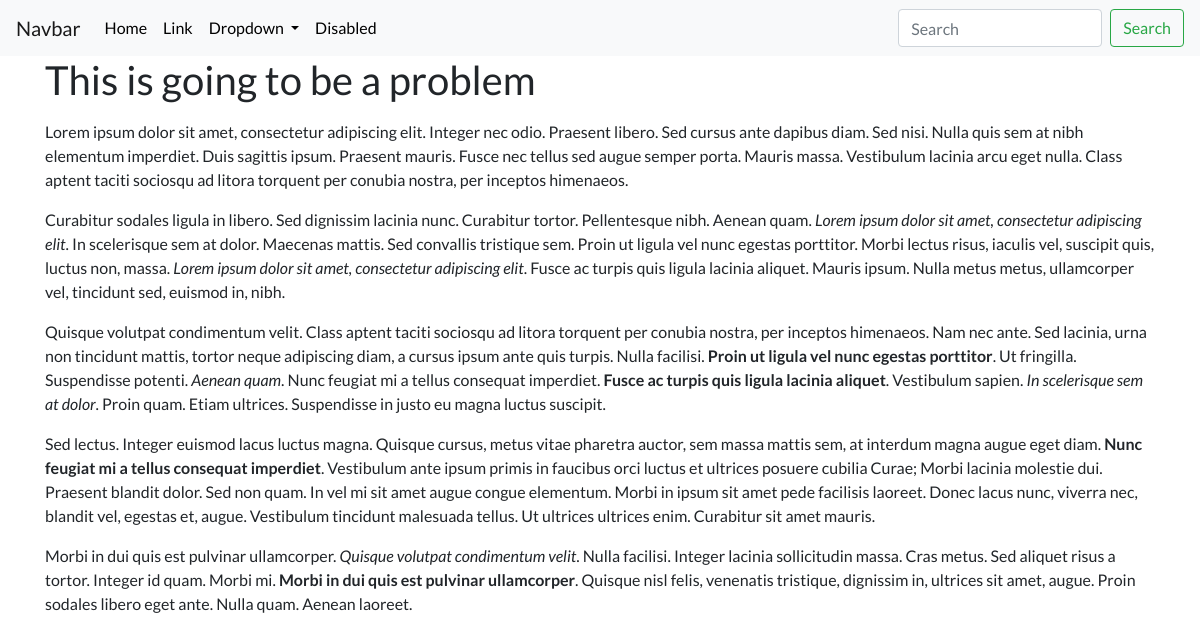
Page /blog/3/ on the committed database.
### blog/models.py (models this page shows, shortened)
class Blog(models.Model):
    title = models.CharField(max_length=120)
    description = models.TextField()
    dateStamp =  models.DateTimeField(default=now)

### blog/views.py (the view)
# urls.py: path('<int:blog_id>/', views.detail, name='detail'),
def detail(request, blog_id):
    blog = get_object_or_404(Blog, pk=blog_id)
    return render(request, 'blog/detail.html', {'blog':blog})

### blog/templates/blog/detail.html
{% extends 'portfolio/base.html'%}
{% block content %}
  <h1>{{ blog.title }}</h1>
  <p>{{ blog.description|safe }}</p>
{% endblock %}

### portfolio/static/portfolio/custom.css (style rules this page uses)
body { font-family: 'Lato', sans-serif; }

### rows in the picture
Blog: title "This is going to be a problem", description "Lorem ipsum dolor sit amet, consectetur adipiscing elit. Integer nec odio. Praesent libero. Sed cursus ante dapibus diam. Sed nisi. Nulla quis sem at nibh elementum imperdiet. Duis sagittis ipsum. Praesent mauris. Fusce nec tellus sed augue semper porta. Mauris massa. Vestibulum lacinia arcu eget nulla. Class aptent taciti sociosqu ad litora torquent per conubia nostra, per inceptos himenaeos. Curabitur sodales ligula in libero. Sed dignissim lacinia nunc. Curabitur tortor. Pellentesque nibh. Aenean quam. Lorem ipsum dolor sit amet, consectetur adipiscing elit . In scelerisque sem at dolor. Maecenas mattis. Sed convallis tristique sem. Proin ut ligula vel nunc egestas porttitor. Morbi…"
